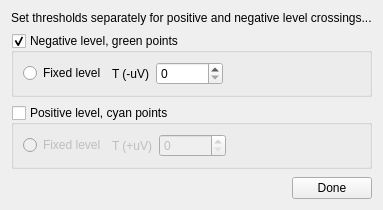
<?xml version="1.0" encoding="UTF-8"?>
<ui version="4.0">
 <class>TSpikeEditor</class>
 <widget class="QWidget" name="TSpikeEditor">
  <property name="geometry">
   <rect>
    <x>0</x>
    <y>0</y>
    <width>288</width>
    <height>185</height>
   </rect>
  </property>
  <property name="windowTitle">
   <string>Form</string>
  </property>
  <layout class="QGridLayout" name="gridLayout_3">
   <property name="verticalSpacing">
    <number>8</number>
   </property>
   <item row="0" column="0">
    <widget class="QLabel" name="label">
     <property name="sizePolicy">
      <sizepolicy hsizetype="Preferred" vsizetype="Preferred">
       <horstretch>0</horstretch>
       <verstretch>0</verstretch>
      </sizepolicy>
     </property>
     <property name="text">
      <string>Set thresholds separately for positive and negative level crossings...</string>
     </property>
    </widget>
   </item>
   <item row="1" column="0">
    <widget class="QGroupBox" name="negGB">
     <property name="title">
      <string>Negative level, green points</string>
     </property>
     <property name="checkable">
      <bool>true</bool>
     </property>
     <layout class="QGridLayout" name="gridLayout">
      <item row="0" column="0">
       <widget class="QRadioButton" name="nFixRadio">
        <property name="text">
         <string>Fixed level</string>
        </property>
       </widget>
      </item>
      <item row="0" column="1">
       <widget class="QLabel" name="label_3">
        <property name="text">
         <string>T (-uV)</string>
        </property>
       </widget>
      </item>
      <item row="0" column="2">
       <widget class="QSpinBox" name="nFixT">
        <property name="maximum">
         <number>100000</number>
        </property>
        <property name="singleStep">
         <number>10</number>
        </property>
       </widget>
      </item>
      <item row="0" column="3">
       <spacer name="horizontalSpacer_2">
        <property name="orientation">
         <enum>Qt::Orientation::Horizontal</enum>
        </property>
        <property name="sizeHint" stdset="0">
         <size>
          <width>40</width>
          <height>20</height>
         </size>
        </property>
       </spacer>
      </item>
     </layout>
    </widget>
   </item>
   <item row="2" column="0">
    <widget class="QGroupBox" name="posGB">
     <property name="title">
      <string>Positive level, cyan points</string>
     </property>
     <property name="checkable">
      <bool>true</bool>
     </property>
     <property name="checked">
      <bool>false</bool>
     </property>
     <layout class="QGridLayout" name="gridLayout_2">
      <item row="0" column="1">
       <widget class="QLabel" name="label_4">
        <property name="text">
         <string>T (+uV)</string>
        </property>
       </widget>
      </item>
      <item row="0" column="0">
       <widget class="QRadioButton" name="pFixRadio">
        <property name="text">
         <string>Fixed level</string>
        </property>
       </widget>
      </item>
      <item row="0" column="2">
       <widget class="QSpinBox" name="pFixT">
        <property name="maximum">
         <number>100000</number>
        </property>
        <property name="singleStep">
         <number>10</number>
        </property>
       </widget>
      </item>
      <item row="0" column="3">
       <spacer name="horizontalSpacer_3">
        <property name="orientation">
         <enum>Qt::Orientation::Horizontal</enum>
        </property>
        <property name="sizeHint" stdset="0">
         <size>
          <width>40</width>
          <height>20</height>
         </size>
        </property>
       </spacer>
      </item>
     </layout>
    </widget>
   </item>
   <item row="3" column="0">
    <layout class="QHBoxLayout" name="horizontalLayout">
     <item>
      <spacer name="horizontalSpacer">
       <property name="orientation">
        <enum>Qt::Orientation::Horizontal</enum>
       </property>
       <property name="sizeHint" stdset="0">
        <size>
         <width>40</width>
         <height>20</height>
        </size>
       </property>
      </spacer>
     </item>
     <item>
      <widget class="QPushButton" name="doneBut">
       <property name="text">
        <string>Done</string>
       </property>
      </widget>
     </item>
    </layout>
   </item>
  </layout>
 </widget>
 <tabstops>
  <tabstop>negGB</tabstop>
  <tabstop>nFixRadio</tabstop>
  <tabstop>nFixT</tabstop>
  <tabstop>posGB</tabstop>
  <tabstop>pFixRadio</tabstop>
  <tabstop>pFixT</tabstop>
  <tabstop>doneBut</tabstop>
 </tabstops>
 <resources/>
 <connections/>
</ui>
